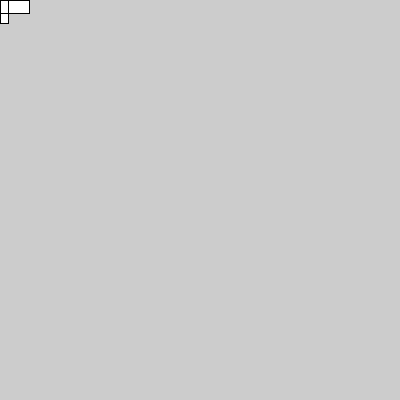
Frame 1 (no input)
Frame 60 (the mouse pressed at the canvas centre just before this capture): identical to frame 1, image omitted
Frame 120 (the mouse held since frame 60 and released just before this capture): identical to frame 1, image omitted

The Processing sketch that drew this single still picture (run headless with seeded random() and noise(); from frame 60 on, the mouse is pressed at the canvas centre):

// Processing sketch: Golden_ratio_practice
// ── Golden_ratio_practice.pde
float a= 8;
float b=13;

void setup(){

size (400,400);

}

void draw() {

  rect (0,0,a,b);
  rect (8,0,(8+b),13);
  rect (0,13,a,10 );
  
  } 
